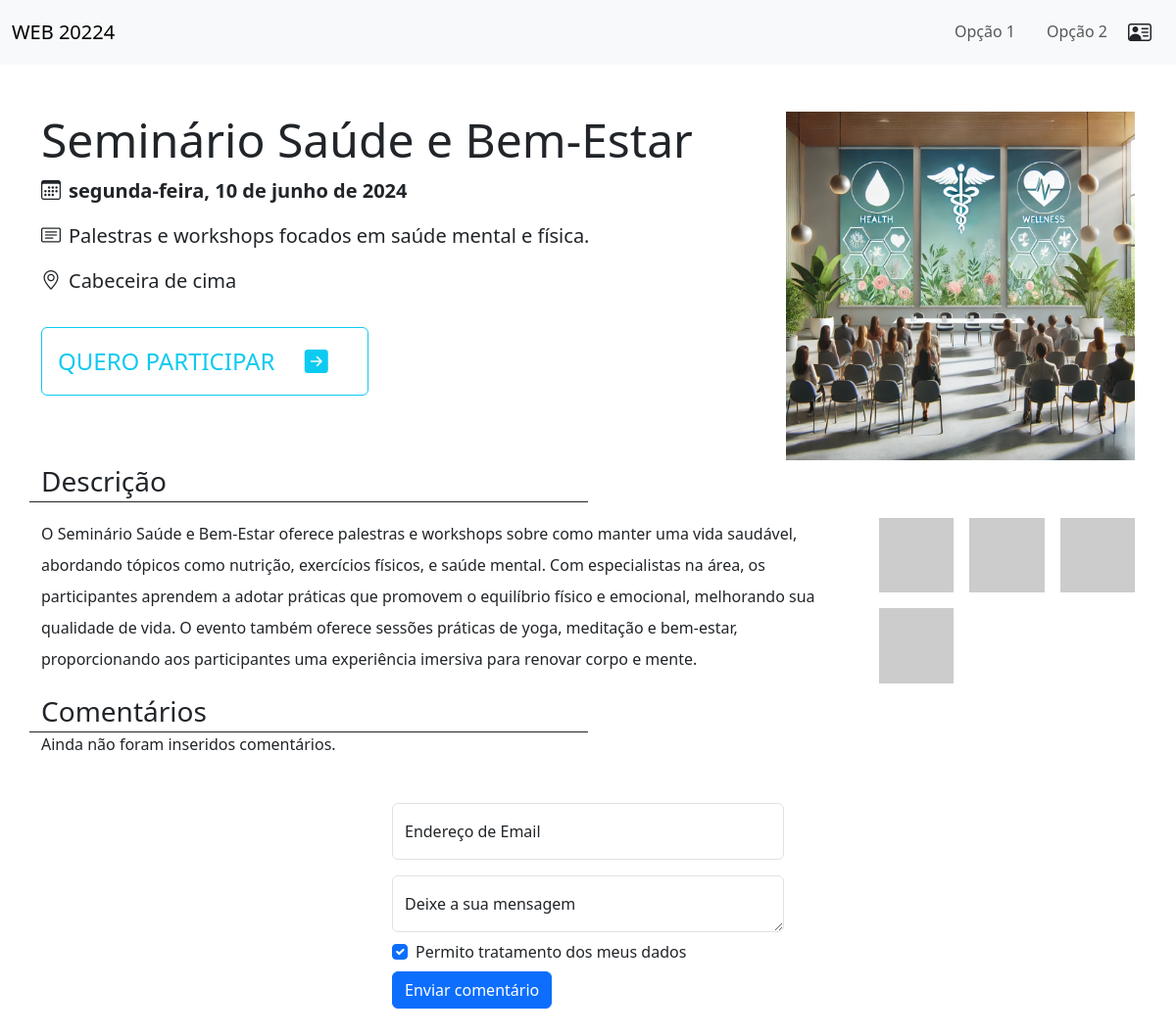
The app's page /evento.php?id=3 with its own data.
### tables this page shows
CREATE TABLE `eventos` (
  `id` int(10) unsigned NOT NULL AUTO_INCREMENT,
  `nome` varchar(128) NOT NULL,
  `data` date DEFAULT NULL,
  `descricao` varchar(256) DEFAULT NULL,
  `texto` text DEFAULT '',
  `imagem` varchar(128) DEFAULT NULL,
  `visivel` tinyint(1) DEFAULT 1,
  PRIMARY KEY (`id`)
);

### evento.php (the view, shortened to what this page needs)
<!DOCTYPE html>
<html lang="pt">
<head>
    <link rel="stylesheet" href="css/bootstrap.min.css">
    <link rel="stylesheet" href="css/bootstrap-icons.min.css">
</head>
<body>
<?php require('includes/connection.php') ?>
<?php require('includes/menu.php'); ?>
<?php
$id = $_GET['id'];
$sql = 'SELECT * FROM eventos WHERE id = :id';
$stmt = $dbh->prepare($sql);
$stmt->bindValue(':id', $id);
$stmt->execute();
if($stmt && $stmt->rowCount() == 1){
    $evento = $stmt->fetchObject();
    $imagem = filter_var($evento->imagem, FILTER_VALIDATE_URL) !== false ? $evento->imagem : 'imgs/eventos/'.$evento->imagem;
    $data = new DateTime($evento->data);
    $formatada = new IntlDateFormatter(
        'pt_pt',
        IntlDateFormatter::FULL,
        IntlDateFormatter::NONE
    );
    $dataExtenso = $formatada->format($data);
}
?>
<div class="container mt-5">
    <div class="row">
        <div class="col-8">
            <div class="display-5"><?= $evento->nome ?></div>
            <p class="mt-2 fs-5 fw-bold"><i class="me-2 bi bi-calendar3"></i><?= $dataExtenso ?></p>
            <p class="mt-2 fs-5"><i class="me-2 bi bi-card-text"></i><?= $evento->descricao ?></p>
            <p class="mt-2 fs-5"><i class="me-2 bi bi-geo-alt"></i>Cabeceira de cima</p>
            <button class="mt-3 p-3 btn btn-outline-info fs-4">QUERO PARTICIPAR <i class="mx-4 bi bi-arrow-right-square-fill"></i></button>
        </div>
        <div class="col-4">
            <img class="img-fluid w-100" src="<?= $imagem ?>" alt="imagem do evento">
        </div>
    </div>
</div>
<div class="container">
    <div class="row">
        <div class="col-6 fs-3 border-bottom border-dark">Descrição</div>
    </div>
    <div class="row mt-3">
        <div class="col-9">
            <p class="lh-lg">
                <?= $evento->texto ?>
            </p>
        </div>
        <div class="col-3">
            <div class="row g-3 gallery">
                <div class="col-4 ">
                    <a href="https://via.placeholder.com/800" target="_blank">
                    <img class="w-100" src="https://via.placeholder.com/300" alt="Imagem 1">
                    </a>
                </div>
                <div class="col-4 ">
                    <a href="https://via.placeholder.com/800" target="_blank">
                    <img class="w-100" src="https://via.placeholder.com/300" alt="Imagem 2">
                    </a>
                </div>
                <div class="col-4 ">
                    <a href="https://via.placeholder.com/800" target="_blank">
                    <img class="w-100" src="https://via.placeholder.com/300" alt="Imagem 3">
                    </a>
                </div>
                <div class="col-4 ">
                    <a href="https://via.placeholder.com/800" target="_blank">
                    <img class="w-100" src="https://via.placeholder.com/300" alt="Imagem 4">
                    </a>
                </div>
                </div>
            </div>
        </div>
    </div>
<?php
$sql = 'SELECT * FROM comentarios WHERE eventoId = :i ORDER BY id DESC';
$stmt = $dbh->prepare($sql);
$stmt->bindValue(':i', $id);
$stmt->execute();
if(!$stmt || $stmt->rowCount() == 0){
    $resultados = false;
}else $resultados = true;
?>
<div id="comentarios" class="container">
    <div class="row">
        <div class="col-6 fs-3 border-bottom border-dark">Comentários</div>
    </div>
    <?php
    if($resultados){
        while($c = $stmt->fetchObject()){
    ?>
            <div class="row">
                <div class="col-auto">
                    <i class="bi bi-person-bounding-box" style="font-size:48px;"></i>
                </div>
                <div class="col p-3">
                    <div class="fw-light"><?= $c->email ?>, <?= $c->date ?></div>
                    <div><?= $c->mensagem ?></div>
                </div>
            </div>
    <?php
        }
    }else{
        echo '<p>Ainda não foram inseridos comentários.</p>';
    }
    ?>
</div>
<div style="width:400px;" class="mt-5 mx-auto">
    <form action="formData/comentarioInserir.php" method="GET">
        <div class="form-floating mb-3">
                <input name="email" type="email" class="form-control" id="com-email" placeholder="name@example.com">
            <label for="floatingInput">Endereço de Email</label>
        </div>
        <div class="form-floating">
            <textarea name="mensagem" class="form-control" placeholder="Deixe a sua mensagem" id="com-mensagem"></textarea>
            <label for="floatingTextarea">Deixe a sua mensagem</label>
        </div>
        <div class="form-check mt-2 mb-2">
            <input name="aceito" class="form-check-input" type="checkbox" value="sim" id="com-check" checked>
            <label class="form-check-label" for="flexCheckChecked">
                Permito tratamento dos meus dados
            </label>
        </div>
        <button type="submit" class="btn btn-primary">Enviar comentário</button>
    </form>
</div>
<div style="height:300px;"></div>
</body>
</html>

### evento.php (style rules this page uses)
html { scroll-behavior: smooth; }

### records on screen
eventos: nome "Seminário Saúde e Bem-Estar", data "segunda-feira, 10 de junho de 2024", descricao "Palestras e workshops focados em saúde mental e física.", imagem (picture), texto "O Seminário Saúde e Bem-Estar oferece palestras e workshops sobre como manter uma vida saudável, abordando tópicos como nutrição, exercícios físicos, e saúde mental. Com especialistas na área, os participantes aprendem a adotar práticas que promovem o equilíbrio físico e emocional, melhorando sua qualidade de vida. O evento também oferece sessões práticas de yoga, meditação e bem-estar, proporcionando aos participantes uma experiência imersiva para renovar corpo e mente."
